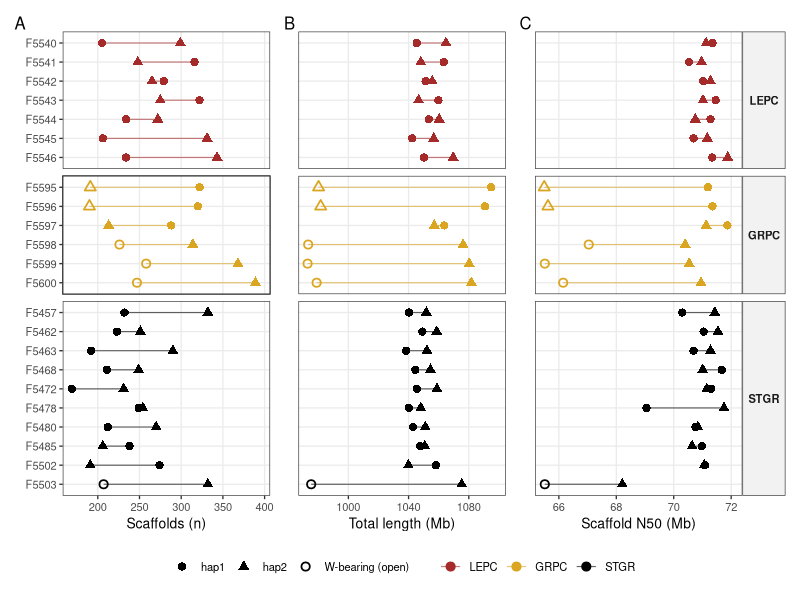
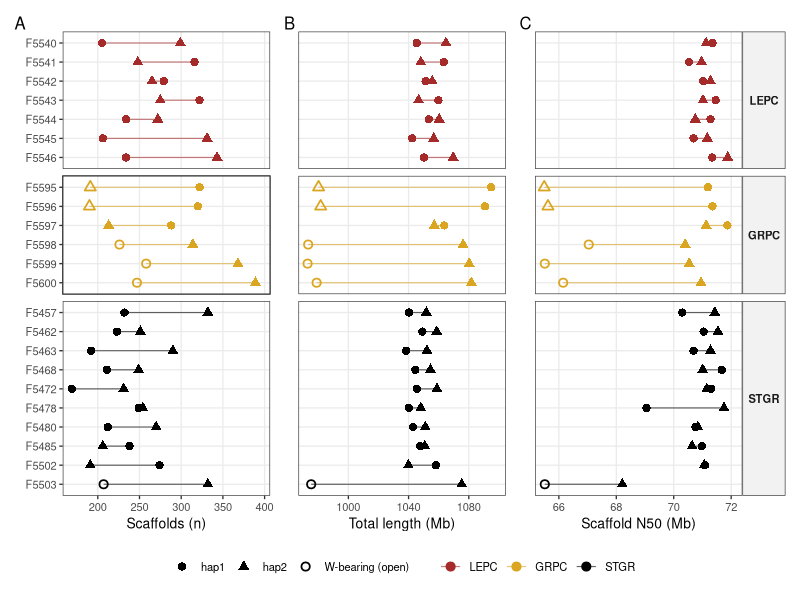
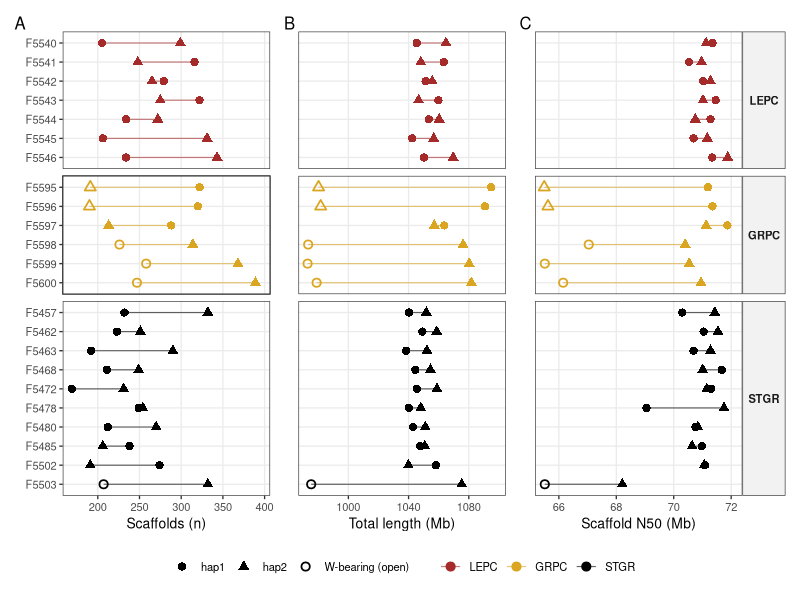

Recreate these plots in R, in order.
# =============================================================================
# plot_assembly_contiguity.R
# Figure to replace Table S3: contiguity of the 46 haplotype-resolved,
# pseudo-chromosome-scale prairie grouse assemblies (QUAST, final RagTag-ordered
# assemblies after removal of unplaced scaffolds < 50 kb).
#
# Three panels: number of scaffolds, total assembly length (Mb) and scaffold
# N50 (Mb). One row per individual, grouped by species; hap1 and hap2 are
# joined by a line. W-bearing haplotypes of the six females are drawn as open
# symbols (they lack the ~75 Mb Z chromosome, hence shorter length and N50).
#
# Run in RStudio (needs ggplot2; patchwork optional but recommended):
#   install.packages(c("ggplot2", "patchwork"))
# Outputs (working directory): FigS_assembly_contiguity.pdf / .png
# =============================================================================

library(ggplot2)

# ---- data (Table S3) -------------------------------------------------------
asm <- read.table(header = TRUE, stringsAsFactors = FALSE, text = "
sample species scaf_h1 scaf_h2 len_h1 len_h2 n50_h1 n50_h2
F5457 STGR 232 332 1040.3 1051.8 70.30 71.43
F5462 STGR 223 251 1049.2 1058.7 71.04 71.54
F5463 STGR 192 290 1038.4 1052.2 70.69 71.28
F5468 STGR 211 249 1044.5 1054.5 71.67 71.01
F5472 STGR 169 231 1045.5 1058.8 71.30 71.15
F5478 STGR 249 254 1040.2 1048.1 69.05 71.75
F5480 STGR 212 270 1042.9 1051.1 70.76 70.84
F5485 STGR 238 206 1047.7 1050.8 70.98 70.64
F5502 STGR 274 191 1058.2 1039.9 71.08 71.06
F5503 STGR 207 332 975.3 1075.3 65.51 68.21
F5540 LEPC 205 299 1045.4 1064.8 71.35 71.13
F5541 LEPC 316 248 1063.4 1048.1 70.53 70.97
F5542 LEPC 279 265 1051.3 1055.7 71.02 71.28
F5543 LEPC 322 275 1059.8 1046.6 71.46 71.02
F5544 LEPC 234 272 1053.4 1060.3 71.28 70.75
F5545 LEPC 206 331 1042.4 1056.7 70.69 71.17
F5546 LEPC 234 343 1050.2 1069.6 71.34 71.88
F5595 GRPC 322 191 1094.8 980.2 71.19 65.49
F5596 GRPC 320 190 1090.7 981.6 71.35 65.62
F5597 GRPC 288 213 1063.7 1057.1 71.87 71.13
F5598 GRPC 226 314 973.3 1076.2 67.04 70.40
F5599 GRPC 258 368 972.9 1080.3 65.51 70.54
F5600 GRPC 247 389 978.9 1081.7 66.15 70.95
")

# W-bearing haplotypes of the six females (Table S4 / CHD1 PCR)
w_hap <- c("F5503_hap1", "F5595_hap2", "F5596_hap2",
           "F5598_hap1", "F5599_hap1", "F5600_hap1")

# ---- reshape to long format (base R, no tidyr needed) -----------------------
long <- do.call(rbind, lapply(c("h1", "h2"), function(h) {
  data.frame(sample  = asm$sample,
             species = asm$species,
             hap     = ifelse(h == "h1", "hap1", "hap2"),
             Scaffolds = asm[[paste0("scaf_", h)]],
             Length    = asm[[paste0("len_",  h)]],
             N50       = asm[[paste0("n50_",  h)]])
}))
long$id      <- paste(long$sample, long$hap, sep = "_")
long$W       <- long$id %in% w_hap
long$species <- factor(long$species, levels = c("LEPC", "GRPC", "STGR"))
# order individuals: by species, then sample ID (top to bottom)
ord <- with(asm, sample[order(factor(species, levels = c("LEPC", "GRPC", "STGR")), sample)])
long$sample <- factor(long$sample, levels = rev(ord))

sp_cols <- c(LEPC = "#A52A2A", GRPC = "#DAA520", STGR = "#000000")

# ---- one panel: W-bearing haplotypes drawn with open symbols ----------------
long$hap_W <- ifelse(long$W, paste0(long$hap, "_W"), long$hap)
panel <- function(var, xlab, show_y = TRUE, show_strip = FALSE) {
  ggplot(long, aes(x = .data[[var]], y = sample)) +
    geom_line(aes(group = sample, colour = species), linewidth = 0.4, alpha = 0.6) +
    geom_point(aes(colour = species, shape = hap_W), size = 2.2, stroke = 0.9) +
    scale_shape_manual(values = c(hap1 = 16, hap2 = 17, hap1_W = 1, hap2_W = 2),
                       breaks = c("hap1", "hap2", "hap1_W"),
                       labels = c("hap1", "hap2", "W-bearing (open)"),
                       name = NULL) +
    scale_colour_manual(values = sp_cols, name = NULL) +
    scale_x_continuous(expand = expansion(mult = c(0.05, 0.08))) +
    facet_grid(species ~ ., scales = "free_y", space = "free_y") +
    labs(x = xlab, y = NULL) +
    theme_bw(base_size = 10) +
    theme(panel.grid.minor = element_blank(),
          panel.grid.major.y = element_line(colour = "grey92"),
          axis.text.y = if (show_y) element_text(size = 8) else element_blank(),
          axis.ticks.y = if (show_y) element_line() else element_blank(),
          strip.text.y.right = if (show_strip) element_text(angle = 0, face = "bold") else element_blank(),
          strip.background = if (show_strip) element_rect(fill = "grey95") else element_blank(),
          legend.position = "bottom")
}

pA <- panel("Scaffolds", "Scaffolds (n)") + labs(tag = "A")
pB <- panel("Length",    "Total length (Mb)", show_y = FALSE) + labs(tag = "B")
pC <- panel("N50",       "Scaffold N50 (Mb)", show_y = FALSE, show_strip = TRUE) + labs(tag = "C")

# ---- combine and save ---------------------------------------------------------
if (requireNamespace("patchwork", quietly = TRUE)) {
  library(patchwork)
  fig <- (pA | pB | pC) +
    plot_layout(guides = "collect") &
    theme(legend.position = "bottom")
  print(fig)
  ggsave("FigS_assembly_contiguity.pdf", fig, width = 9, height = 6.5)
  ggsave("FigS_assembly_contiguity.png", fig, width = 9, height = 6.5, dpi = 600)
} else {
  message("patchwork not installed: saving the three panels separately")
  for (p in list(A = pA, B = pB, C = pC)) print(p)
  ggsave("FigS_assembly_contiguity_A_scaffolds.png", pA, width = 4, height = 6.5, dpi = 600)
  ggsave("FigS_assembly_contiguity_B_length.png",    pB, width = 3.5, height = 6.5, dpi = 600)
  ggsave("FigS_assembly_contiguity_C_N50.png",       pC, width = 3.5, height = 6.5, dpi = 600)
}

# quick summary for the text
cat(sprintf("N50: %.2f-%.2f Mb (median %.2f); length: %.1f-%.1f Mb (median %.1f); scaffolds: %d-%d (median %d)\n",
            min(long$N50), max(long$N50), median(long$N50),
            min(long$Length), max(long$Length), median(long$Length),
            min(long$Scaffolds), max(long$Scaffolds), as.integer(median(long$Scaffolds))))
